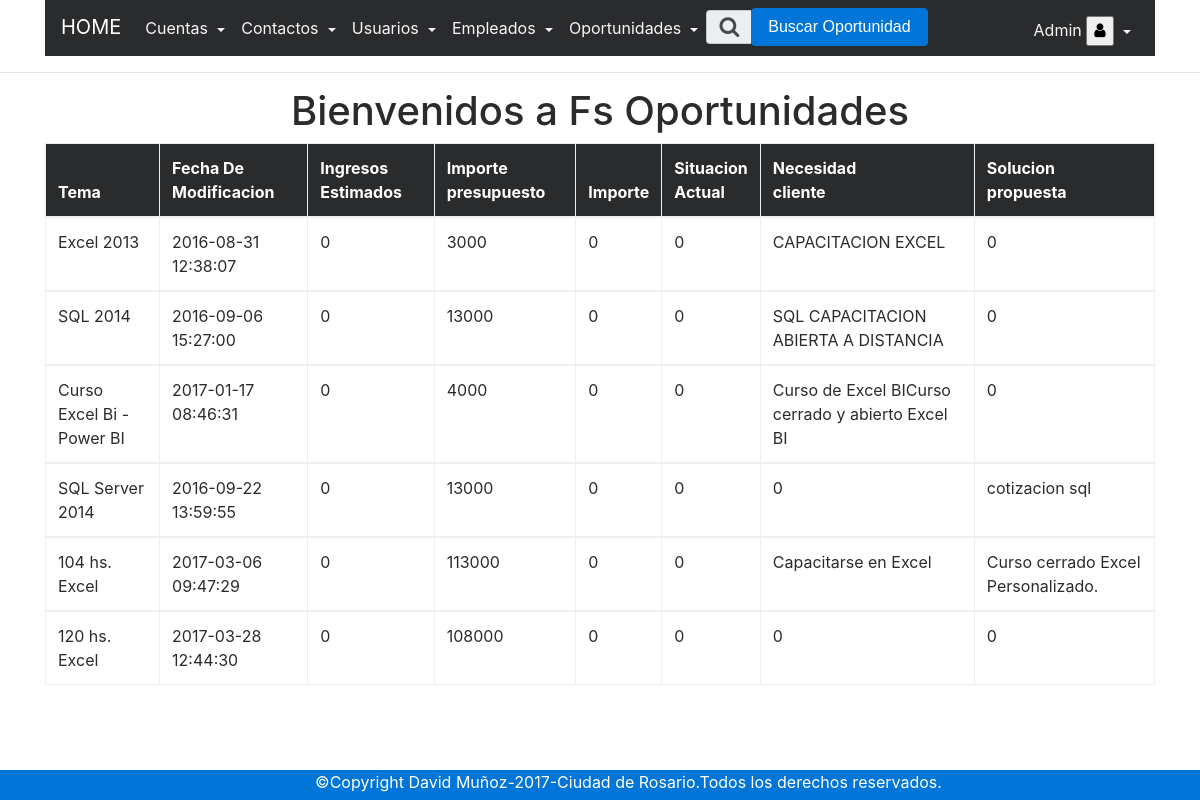
The app's page /php/index.php (signed in) with its own data.
### tables this page shows
CREATE TABLE IF NOT EXISTS `oportunidades` (
  `id` int(255) NOT NULL AUTO_INCREMENT,
  `usuario_id` int(255) DEFAULT '0',
  `contacto_id` int(255) DEFAULT '0',
  `cuenta_id` int(255) DEFAULT '0',
  `tema` varchar(50) NOT NULL DEFAULT '0',
  `fechamodificacion` datetime DEFAULT '0000-00-00 00:00:00',
  `fechacierre` datetime DEFAULT '0000-00-00 00:00:00',
  `ingresosestimados` varchar(50) DEFAULT '0',
  `importepresupuesto` varchar(50) DEFAULT '0',
  `importe` varchar(50) DEFAULT '0',
  `situacionactual` varchar(250) DEFAULT '0',
  `necesidadcliente` varchar(250) DEFAULT '0',
  `solucionpropuesta` varchar(250) DEFAULT '0',
  `descripcion` varchar(250) DEFAULT '0',
  `estado` int(1) NOT NULL DEFAULT '0',
  PRIMARY KEY (`id`),
  KEY `IdUsuario` (`usuario_id`),
  KEY `IdContacto` (`contacto_id`),
  KEY `idCuenta` (`cuenta_id`),
  CONSTRAINT `FK_oportunidades_contactos` FOREIGN KEY (`contacto_id`) REFERENCES `contactos` (`id`) ON DELETE CASCADE ON UPDATE CASCADE,
  CONSTRAINT `FK_oportunidades_cuentas` FOREIGN KEY (`cuenta_id`) REFERENCES `cuentas` (`id`) ON DELETE CASCADE ON UPDATE CASCADE,
  CONSTRAINT `FK_oportunidades_usuarios` FOREIGN KEY (`usuario_id`) REFERENCES `usuarios` (`id`) ON DELETE CASCADE ON UPDATE CASCADE
);

### php/index.php (called while the page is built, shortened)
<?php session_start();
require 'conexion.php';
$oportunidades = $conexion->prepare('SELECT * FROM oportunidades Where estado = 1');
$oportunidades->execute();
$roportunidades = $oportunidades->execute();
$roportunidades = $oportunidades->fetchAll(PDO::FETCH_OBJ);
require '../views/index.view.php';

### views/index.view.php (the view, shortened to what this page needs)
<?php include 'menu/menuprincipal.view.php';?>
<hr>
  <center><h1>Bienvenidos a Fs Oportunidades</h1></center>
  <div class="row">
  <div class="container">
<div class="col-md-6 offset-2"><?php if (isset($_GET['exito'])) {
}?></div>
<div class="col-md-6 offset-2"><?php if (isset($_GET['exitocontra'])) {
}?></div>
  </div>
  </div>
   <div class="row">
<div class="container" >
  <table class="table table-bordered">
  <thead class="thead-inverse">
      <tr>
         <th>Tema</th>
         <th>Fecha De Modificacion</th>
         <th>Ingresos Estimados</th>
         <th>Importe presupuesto</th>
         <th>Importe</th>
         <th>Situacion <br> Actual</th>
         <th>Necesidad<br>cliente</th>
         <th>Solucion<br> propuesta</th>
      </tr>
  </thead>
      <?php foreach ($roportunidades as $oportunidades): {
    }?>
                            <tbody>
                                <tr>
                                    <td><?php echo $oportunidades->tema ?></td>
                                    <td><?php echo $oportunidades->fechamodificacion ?></td>
                                    <td><?php echo $oportunidades->ingresosestimados ?></td>
                                    <td><?php echo $oportunidades->importepresupuesto ?></td>
                                    <td><?php echo $oportunidades->importe ?></td>
                                    <td><?php echo $oportunidades->situacionactual ?></td>
                                    <td><?php echo $oportunidades->necesidadcliente ?></td>
                                    <td><?php echo $oportunidades->solucionpropuesta ?></td>
                                </tr>
                                </tbody><?php endforeach;?>
  </table>
</div>
</div>
</body>
</html>
<?php include 'menu/footer.view.php';?>

### views/menu/menuprincipal.view.php (shortened to what this page needs)
<!DOCTYPE html>
<html lang="es">
    <head>
                <link href="../assets/css/bootstrap.min.css" rel="stylesheet">
            <link rel="stylesheet" href="../assets/css/styles.css">
                    <link href="../assets/css/font-awesome.css" rel="stylesheet">
    </head>
    <body>
                <header>
<div class="container">
                    <nav class="navbar navbar-toggleable-md  navbar-inverse bg-inverse">
                            <ul class="navbar-nav"><div>
                        <a class="navbar-brand" href="../index.php">
                            HOME
                        </a>
                            </div>
                        <div class="collapse navbar-collapse" id="navbarNavDropdown">
                                    <li class="nav-item dropdown">
                                    <li class="nav-item dropdown">
                                        <a aria-expanded="false" aria-haspopup="true" class="nav-link dropdown-toggle" data-toggle="dropdown" href="../php/index_cuenta.php" id="navbarDropdownMenuLink">
                                            Cuentas
                                        </a>
                                    </li>
                                </li>
                                 <li class="nav-item dropdown">
                                    <li class="nav-item dropdown">
                                        <a aria-expanded="false" aria-haspopup="true" class="nav-link dropdown-toggle" data-toggle="dropdown" href="" id="navbarDropdownMenuLink">
                                            Contactos
                                        </a>
                                    </li>
                                </li>
                                <li class="nav-item dropdown">
                                    <li class="nav-item dropdown">
                                        <a aria-expanded="false" aria-haspopup="true" class="nav-link dropdown-toggle" data-toggle="dropdown" href="" id="navbarDropdownMenuLink">
                                            Usuarios
                                        </a>
                                    </li>
                                </li>
                         <li class="nav-item dropdown">
                                    <li class="nav-item dropdown">
                                        <a aria-expanded="false" aria-haspopup="true" class="nav-link dropdown-toggle" data-toggle="dropdown" href="" id="navbarDropdownMenuLink">
                                            Empleados
                                        </a>
                                    </li>
                                </li>
                                 <li class="nav-item dropdown">
                                    <li class="nav-item dropdown">
                                        <a aria-expanded="false" aria-haspopup="true" class="nav-link dropdown-toggle" data-toggle="dropdown" href="" id="navbarDropdownMenuLink">
                                            Oportunidades
                                        </a>
                                    </li>
                                </li>
                                <li class="nav-item ">
                                    <form  class="form-inline my-2 my-lg-0">
                                         <div class="input-group-addon"><i class="fa fa-search fa-lg" aria-hidden="true"></i></div>
                                            <button class="btn btn-primary " type="submit">
                                                Buscar Oportunidad
                                            </button>
                                    </form>
                                </li>
                                    <li class="nav-item dropdown navbar-toggler-right">
                                        <a aria-expanded="false" aria-haspopup="true" class="nav-link dropdown-toggle" data-toggle="dropdown" href="#" id="navbarDropdownMenuLink">
                                            <?php echo ucwords($_SESSION['usuario']); ?>
                                            <button class="button helper-button clear">
                            <i aria-hidden="true" class="fa fa-user">
                            </i>
                        </button>
                                        </a>
                                    </li>
                     </ul>
                    </nav>
</div>
                </header>
    </body>
</html>

### views/menu/footer.view.php
<footer>
<div class="footer-bottom bg-primary text-white footerfijo">
    <div class="container">
      <div class="row">
        <div class="col-xs-12 offset-3 ">
          <p class="text-white">&copy;Copyright David Muñoz-2017-Ciudad de Rosario.Todos los derechos reservados.</p>
        </div>
      </div>
    </div>
  </div>
</footer>

### assets/css/styles.css (style rules this page uses)
.footerfijo { position: fixed; left: 0px; bottom: 0px; height: 30px; width: 100%; }
.navbar-inverse .navbar-nav .nav-link { color: #f7f7f9; }

### records on screen
oportunidades: tema "Excel 2013", fechamodificacion "2016-08-31 12:38:07", ingresosestimados "0", importepresupuesto "3000", importe "0", situacionactual "0", necesidadcliente "CAPACITACION EXCEL", solucionpropuesta "0"
oportunidades: tema "SQL 2014", fechamodificacion "2016-09-06 15:27:00", ingresosestimados "0", importepresupuesto "13000", importe "0", situacionactual "0", necesidadcliente "SQL CAPACITACION ABIERTA A DISTANCIA", solucionpropuesta "0"
oportunidades: tema "Curso Excel Bi - Power BI", fechamodificacion "2017-01-17 08:46:31", ingresosestimados "0", importepresupuesto "4000", importe "0", situacionactual "0", necesidadcliente "Curso de Excel BICurso cerrado y abierto Excel BI", solucionpropuesta "0"
oportunidades: tema "SQL Server 2014", fechamodificacion "2016-09-22 13:59:55", ingresosestimados "0", importepresupuesto "13000", importe "0", situacionactual "0", necesidadcliente "0", solucionpropuesta "cotizacion sql"
oportunidades: tema "104 hs. Excel", fechamodificacion "2017-03-06 09:47:29", ingresosestimados "0", importepresupuesto "113000", importe "0", situacionactual "0", necesidadcliente "Capacitarse en Excel", solucionpropuesta "Curso cerrado Excel Personalizado."
oportunidades: tema "120 hs. Excel", fechamodificacion "2017-03-28 12:44:30", ingresosestimados "0", importepresupuesto "108000", importe "0", situacionactual "0", necesidadcliente "0", solucionpropuesta "0"

### other values on screen
$_SESSION['usuario'] "Admin"
